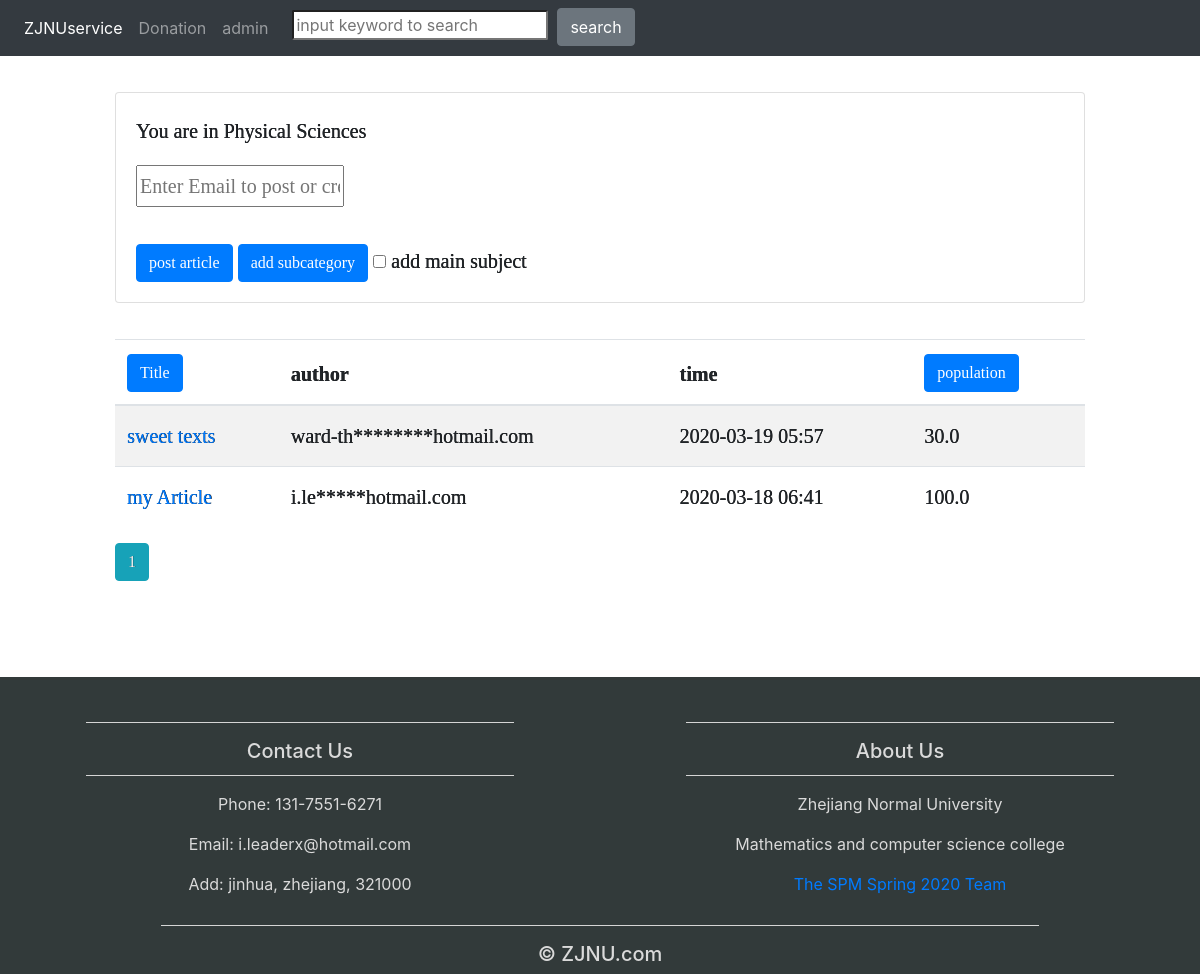
The app's page /subject/1, older data.
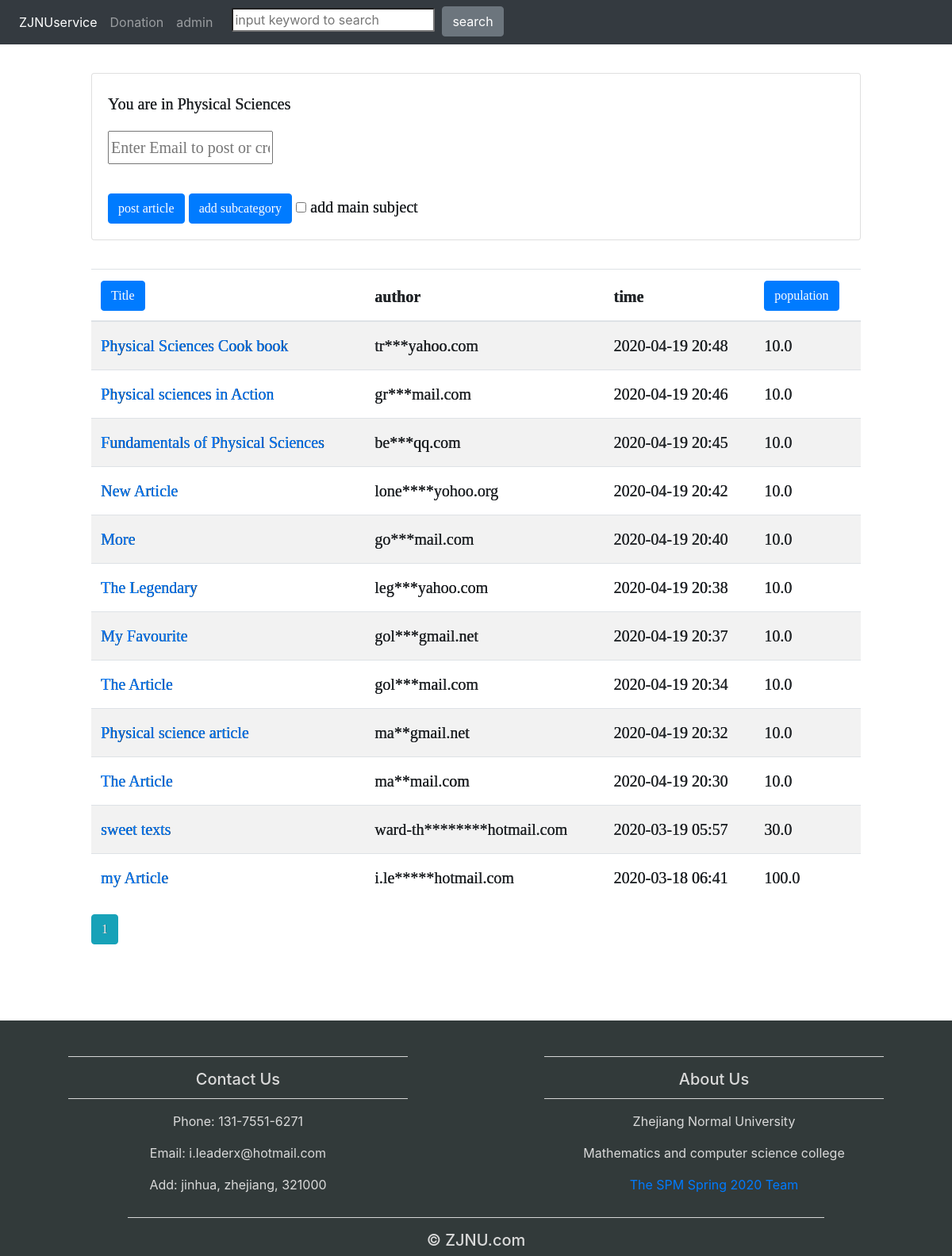
The same page, newer data.
### service.py (models this page shows)
class Subject(db.Model):
    __tablename__ = 'subjects'
    id = db.Column(db.Integer, primary_key=True)
    name = db.Column(db.String(50), unique=True)
    pid = db.Column(db.Integer)
    articles = db.relationship('Article', backref='subject')

class Article(db.Model):
    __tablename__ = 'articles'
    id = db.Column(db.Integer, primary_key=True)
    author_id = db.Column(db.Integer, db.ForeignKey('authors.id'))
    subject_id = db.Column(db.Integer, db.ForeignKey('subjects.id'))
    title = db.Column(db.Text)
    abstract = db.Column(db.Text)
    highlight = db.Column(db.Text)
    time = db.Column(db.DateTime)
    visit = db.Column(db.Integer)
    upvote = db.Column(db.Integer)
    downvote = db.Column(db.Integer)
    metric = db.Column(db.Float, default=0)
    fpath = db.Column(db.String)
    status = db.Column(db.Integer, default=1)
    comments = db.relationship('Comment', backref='article', cascade='all,delete-orphan')

class Author(db.Model):
    __tablename__ = 'authors'
    id = db.Column(db.Integer, primary_key=True)
    mail = db.Column(db.String(50), unique=True)
    is_banned = db.Column(db.Boolean, default=False)
    articles = db.relationship('Article', backref='author')
    comments = db.relationship('Comment', backref='author')

### service.py (the view)
@app.route('/subject/<subjectID>')
def get_subject(subjectID):
    subject = Subject.query.filter_by(id=subjectID).first()
    url = Tool.subject_url(subject)
    page = request.args.get('page', 1, type=int)        #Set the default page to page 1
    articles = Article.query.filter_by(subject_id=subject.id, status=1).order_by(Article.time.desc()).paginate(page=page, per_page=20)
    hot_article = []
    total = 0
    a = db.session.query(Article).filter(
        Article.subject_id == subject.id,
        Article.metric > threshold
    ).all()
    for x in a:
        hot_article.append(x)
    return render_template('subject.html', url=url, subject_id=subject.id, articles=articles, hot_article=hot_article, Tool=Tool)

### service.py (called while the page is built, shortened)
@app.before_request
def before_request():
    ip = IP
    session['ip'] = ip
    visitor = Visitor.query.filter_by(ip=ip).first()
    if visitor is None:
        visitor = Visitor(ip=ip)
        db.session.add(visitor)
    else:
        if Visitor.query.filter_by(ip=ip).first().is_banned:
            print('you have beenn banned')
            return render_template('error.html', message='you have beenn banned')

    @staticmethod
    def subject_url(subject):
        url = ''
        while subject.pid != 'None':
            url = subject.name + '/' + url
            subject = Subject.query.filter_by(id=subject.pid).first()
        url = subject.name + '/' + url
        return url[0:-1]

    @staticmethod
    def email_display_filter(email):
        pre = email[:email.rfind('@')]
        display = pre[:len(pre) // 2]
        suf = email[email.rfind('@') + 1:]
        for i in range(len(pre[len(pre) // 2:])):
            display += '*'
        return display + suf

### templates/subject.html (shortened to what this page needs)
{% extends "template.html" %}
{% block content %}
    <table class="table table-hover table-striped" id="myTable">
    <thead>
      <tr>
        <th style=" cursor: pointer;" onclick="sortTable(0) "><button class="btn btn-primary">Title</button></th>
        <th>author</th>
        <th>time</th>
          <th style=" cursor: pointer;" onclick="sortTable(3) "><button class="btn btn-primary">population</button></th>
      </tr>
    </thead>
    <tbody>
        <br><div class="card">
    <div class="card-body">
      <p class="card-text">You are in {{ url }}</p>
        <form name="myform" method="get" onsubmit="return verify();">
            <input type="email" name="email" id="email" placeholder="Enter Email to post or create" required="required"/><br><br>
        <button type="submit" class="btn btn-primary" onclick="postArticle()">post article</button>
        <button type="submit" class="btn btn-primary" onclick="createSubject()">add subcategory</button>
        <input type="checkbox" name="add_father" value="father" /> add main subject
        </form>
    </div>
  </div><br>
    {% for article in articles.items %}
        <tr>
            <td><a href="/article/{{ article.id }}">{{ article.title }}</a></td>
        <td>{{ Tool.email_display_filter(article.author.mail) }}</td>
        <td>{{ article.time.strftime("%Y-%m-%d %H:%M") }}</td>
        <td>{{ article.metric }}</td>
      </tr>
    {% endfor %}
    </tbody>
  </table>
  {% for page_num in articles.iter_pages() %}
    {% if page_num %}
      {% if articles.page == page_num%}
        <a class="btn btn-info mb-4" href="{{ url_for('get_subject', subjectID=subject_id, page=page_num)}}">{{ page_num }}</a>
      {% else %}
        <a class="btn btn-outline-info mb-4" href="{{ url_for('get_subject', subjectID=subject_id, page=page_num)}}">{{ page_num }}</a>
      {% endif %}
    {% endif %}
{% endfor %}
</body>
</html>
{%  endblock %}

Row changes from the older to the newer data that the page shows:
no longer on this page (row unchanged): Subject: name "Physical Sciences"
added Article: title "Physical Sciences Cook book", time "2020-04-19 20:48", metric "10.0"
added Author: email_display_filter "tr***yahoo.com"
added Article: title "Physical sciences in Action", time "2020-04-19 20:46", metric "10.0"
added Author: email_display_filter "gr***mail.com"
added Article: title "Fundamentals of Physical Sciences", time "2020-04-19 20:45", metric "10.0"
added Author: email_display_filter "be***qq.com"
added Article: title "New Article", time "2020-04-19 20:42", metric "10.0"
added Author: email_display_filter "lone****yohoo.org"
added Article: title "More", time "2020-04-19 20:40", metric "10.0"
added Author: email_display_filter "go***mail.com"
added Article: title "The Legendary", time "2020-04-19 20:38", metric "10.0"
added Author: email_display_filter "leg***yahoo.com"
added Article: title "My Favourite", time "2020-04-19 20:37", metric "10.0"
added Author: email_display_filter "gol***gmail.net"
added Article: title "The Article", time "2020-04-19 20:34", metric "10.0"
added Author: email_display_filter "gol***mail.com"
added Article: title "Physical science article", time "2020-04-19 20:32", metric "10.0"
added Author: email_display_filter "ma**gmail.net"
added Article: title "The Article", time "2020-04-19 20:30", metric "10.0"
added Author: email_display_filter "ma**mail.com"
Text that changed along with them:
{{ url }}: (not shown) → "Physical Sciences"
